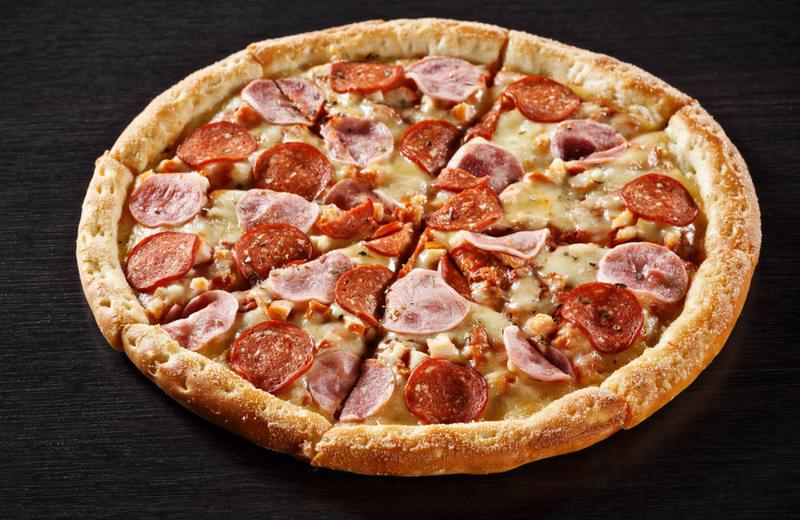
#> input picture Pizza.jpg, 800 x 520 px
$ python 5_CustomFilters.py
#> lines starting #> are read from the running program, lines starting #| are printed output that depends on the picture
import cv2
import numpy as np

# Загружаем изображение
image = cv2.imread('Pizza.jpg')
#> image is the input picture: shape (520, 800, 3); mean B, G, R 62.3, 84.4, 122.6

if image is None:
    print("Ошибка: не удалось загрузить изображение!")
    exit()


# Функция для применения собственного фильтра
def apply_custom_filter(img, kernel, filter_name):
    """
    Применяет пользовательский фильтр к изображению

    Parameters:
    img - исходное изображение
    kernel - ядро свертки (2D массив)
    filter_name - название фильтра для отображения
    """
#> called with kernel = array of shape (3, 3), filter_name = '1. Sharpness Filter'
    filtered = cv2.filter2D(img, -1, kernel)
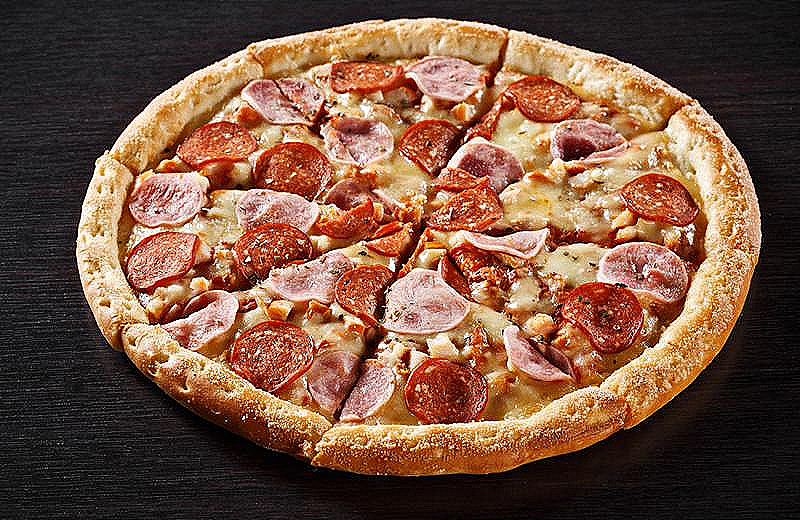
#> filtered: shape (520, 800, 3); mean B, G, R 64.5, 84.7, 120.1
    cv2.imshow(filter_name, filtered)
    return filtered


# 1. ФИЛЬТР ПОВЫШЕНИЯ РЕЗКОСТИ
sharpness_kernel = np.array([
    [0, -1, 0],
    [-1, 5, -1],
    [0, -1, 0]
])

# 2. ФИЛЬТР РАЗМЫТИЯ (УСРЕДНЕНИЯ)
blur_kernel = np.array([
    [0.111, 0.111, 0.111],
    [0.111, 0.111, 0.111],
    [0.111, 0.111, 0.111]
])

# 3. ФИЛЬТР ДЛЯ ВЫДЕЛЕНИЯ КРАЕВ (ЛАПЛАСИАН)
edge_detection_kernel = np.array([
    [-1, -1, -1],
    [-1, 8, -1],
    [-1, -1, -1]
])

# 4. ФИЛЬТР ТИСНЕНИЯ (EMBOSS)
emboss_kernel = np.array([
    [-2, -1, 0],
    [-1, 1, 1],
    [0, 1, 2]
])

# 5. ФИЛЬТР ДЛЯ ВЫДЕЛЕНИЯ ГОРИЗОНТАЛЬНЫХ ЛИНИЙ
horizontal_kernel = np.array([
    [-1, -1, -1],
    [2, 2, 2],
    [-1, -1, -1]
])

# 6. ФИЛЬТР ДЛЯ ВЫДЕЛЕНИЯ ВЕРТИКАЛЬНЫХ ЛИНИЙ
vertical_kernel = np.array([
    [-1, 2, -1],
    [-1, 2, -1],
    [-1, 2, -1]
])

# 7. ГАУССОВО РАЗМЫТИЕ (ПРИБЛИЖЕННОЕ)
gaussian_kernel = (1 / 16) * np.array([
    [1, 2, 1],
    [2, 4, 2],
    [1, 2, 1]
])

# Применяем все фильтры
print("Применяем пользовательские фильтры...")

# Отображаем оригинал
cv2.imshow('0. Original Image', image)

# Применяем фильтры
sharpened = apply_custom_filter(image, sharpness_kernel, '1. Sharpness Filter')
blurred = apply_custom_filter(image, blur_kernel, '2. Blur Filter')
edges = apply_custom_filter(image, edge_detection_kernel, '3. Edge Detection')
#> call 3 of apply_custom_filter, with kernel = array of shape (3, 3), filter_name = '3. Edge Detection'
#> in apply_custom_filter (call 3), `filtered = cv2.filter2D(img, -1, kernel)`:
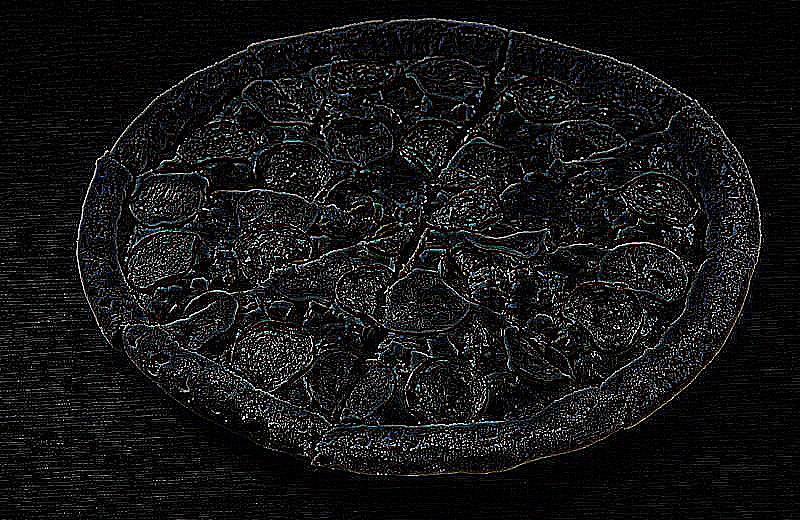
#> filtered: shape (520, 800, 3); mean B, G, R 22.1, 22, 21.6
emboss = apply_custom_filter(image, emboss_kernel, '4. Emboss Filter')
#> call 4 of apply_custom_filter, with kernel = array of shape (3, 3), filter_name = '4. Emboss Filter'
#> in apply_custom_filter (call 4), `filtered = cv2.filter2D(img, -1, kernel)`:
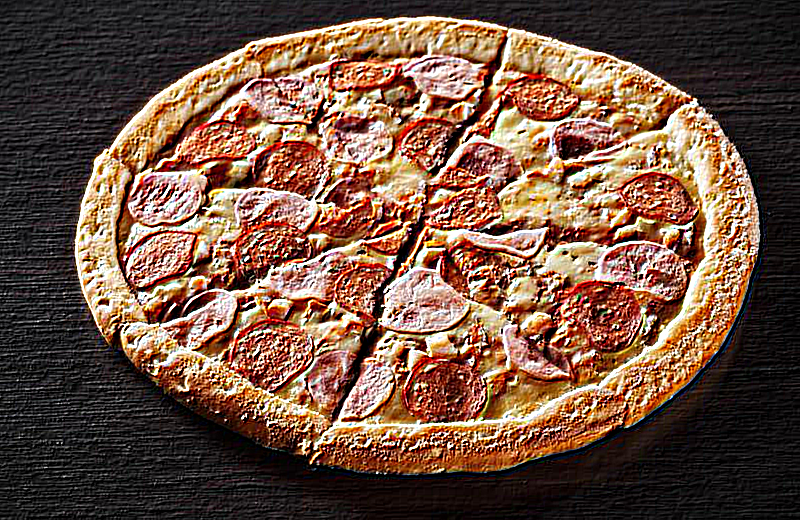
#> filtered: shape (520, 800, 3); mean B, G, R 66.6, 82.9, 113.5
horizontal = apply_custom_filter(image, horizontal_kernel, '5. Horizontal Lines')
#> in apply_custom_filter (call 5), `filtered = cv2.filter2D(img, -1, kernel)`:
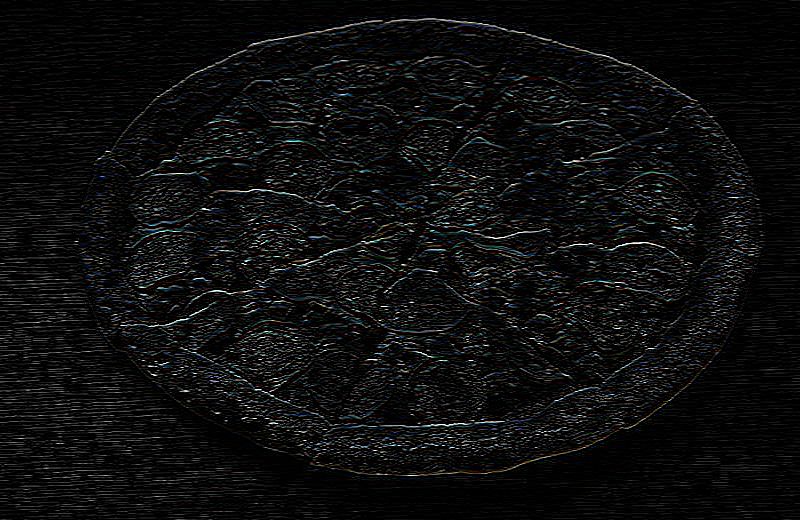
#> filtered: shape (520, 800, 3); mean B, G, R 14.1, 14, 13.6
vertical = apply_custom_filter(image, vertical_kernel, '6. Vertical Lines')
#> in apply_custom_filter (call 6), `filtered = cv2.filter2D(img, -1, kernel)`:
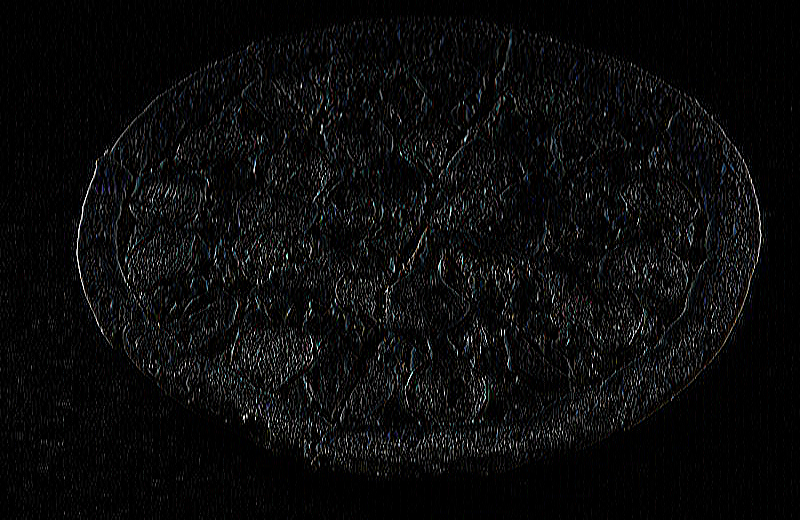
#> filtered: shape (520, 800, 3); mean B, G, R 11, 10.9, 10.6
gaussian = apply_custom_filter(image, gaussian_kernel, '7. Gaussian Blur')

print("\nВсе фильтры применены!")
print("Нажмите любую клавишу для закрытия окон...")

cv2.waitKey(0)
cv2.destroyAllWindows()
